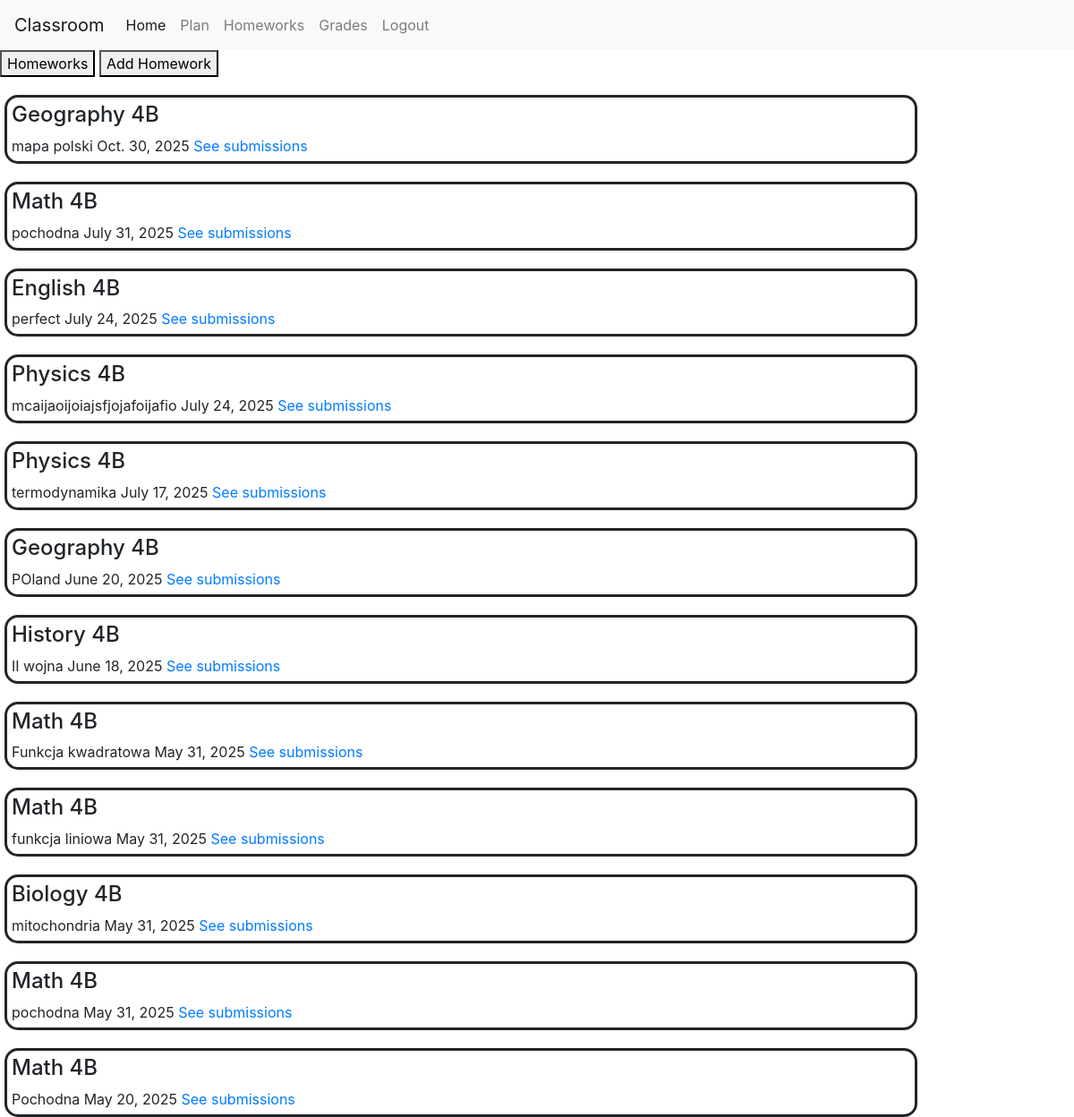
/homework (signed in), run on the app's committed database.
### classroom/models.py (models this page shows)
class Homework(models.Model):
    subject = models.CharField(max_length=300, choices=SUBJECT_CHOICES)
    content = models.CharField(max_length=10000)
    deadline = models.DateField()
    group = models.ForeignKey(Class, on_delete=models.CASCADE, related_name="homeworks")
    teacher = models.ForeignKey(User, on_delete=models.CASCADE, related_name="given_homeworks")

class Class(models.Model):
    name = models.CharField(max_length=100)
    school = models.ForeignKey(School, on_delete=models.CASCADE, related_name='classes')
    def __str__(self):
        return self.name

### classroom/views.py (the view)
# urls.py: path("homework", views.homework_view, name="homework"),
@login_required
def homework_view(request):
    user= request.user
    if user.type=="SU":
        if request.method=="POST":
            subject = request.POST['subject']
        else:
            group=user.group
            homeworks = group.homeworks.filter(deadline__gte=date.today()).order_by('deadline')
            return render(request, "classroom/homework.html", {
                "homeworks": homeworks,
                "perrmision": False
            })
    else:
        if request.method == "POST":
            subject = request.POST['subject']
            content = request.POST['content']
            deadline = request.POST['deadline']
            group_id = request.POST['group']
            group = Class.objects.get(pk=group_id)
            homework = Homework.objects.create(subject=subject, content=content, deadline=deadline, group=group, teacher=user)
            homework.save()
            return render(request, "classroom/homework.html", {
                "message": "Homework created"
            })
        else:
            given_homeworks = user.given_homeworks.order_by('-deadline')
            school = user.school
            grups = school.classes.all()
            return render(request, "classroom/homework.html", {
                "homeworks": given_homeworks,
                "classes": grups,
                "subjects": SUBJECT_CHOICES,
                "perrmision": True
            })

### classroom/templates/classroom/homework.html (shortened to what this page needs)
{% extends "classroom/layout.html" %}
{% load static %}
{%block body%}
    {% if perrmision == True %}
    <button id="homework_button">Homeworks</button>
    <button id="add_button">Add Homework</button>
    {%endif%}
    <div id="homework">
        {%for homework in homeworks%}
            <div class="homework_display">
                <h4>{{homework.get_subject_display}} {% if perrmision == True %}{{homework.group}}{%endif%}</h4>
                {{homework.content}} {{homework.deadline}}
                {% if perrmision == True %}
                    <a href="{% url 'submission' homework.pk %}"> See submissions</a>
                {%endif%}
            </div>
        {%endfor%}
    </div>
{%endblock%}

### classroom/static/classroom/style.css (style rules this page uses)
.homework_display { margin-left: 5px; margin-top: 20px; border-style: solid; border-radius: 15px; padding: 5px; max-width: 85%; }

### data on the page
Homework: subject "Geography", group "4B", content "mapa polski", deadline "Oct. 30, 2025"
Homework: subject "Math", group "4B", content "pochodna", deadline "July 31, 2025"
Homework: subject "English", group "4B", content "perfect", deadline "July 24, 2025"
Homework: subject "Physics", group "4B", content "mcaijaoijoiajsfjojafoijafio", deadline "July 24, 2025"
Homework: subject "Physics", group "4B", content "termodynamika", deadline "July 17, 2025"
Homework: subject "Geography", group "4B", content "POland", deadline "June 20, 2025"
Homework: subject "History", group "4B", content "II wojna", deadline "June 18, 2025"
Homework: subject "Math", group "4B", content "Funkcja kwadratowa", deadline "May 31, 2025"
Homework: subject "Math", group "4B", content "funkcja liniowa", deadline "May 31, 2025"
Homework: subject "Biology", group "4B", content "mitochondria", deadline "May 31, 2025"
Homework: subject "Math", group "4B", content "pochodna", deadline "May 31, 2025"
Homework: subject "Math", group "4B", content "Pochodna", deadline "May 20, 2025"
